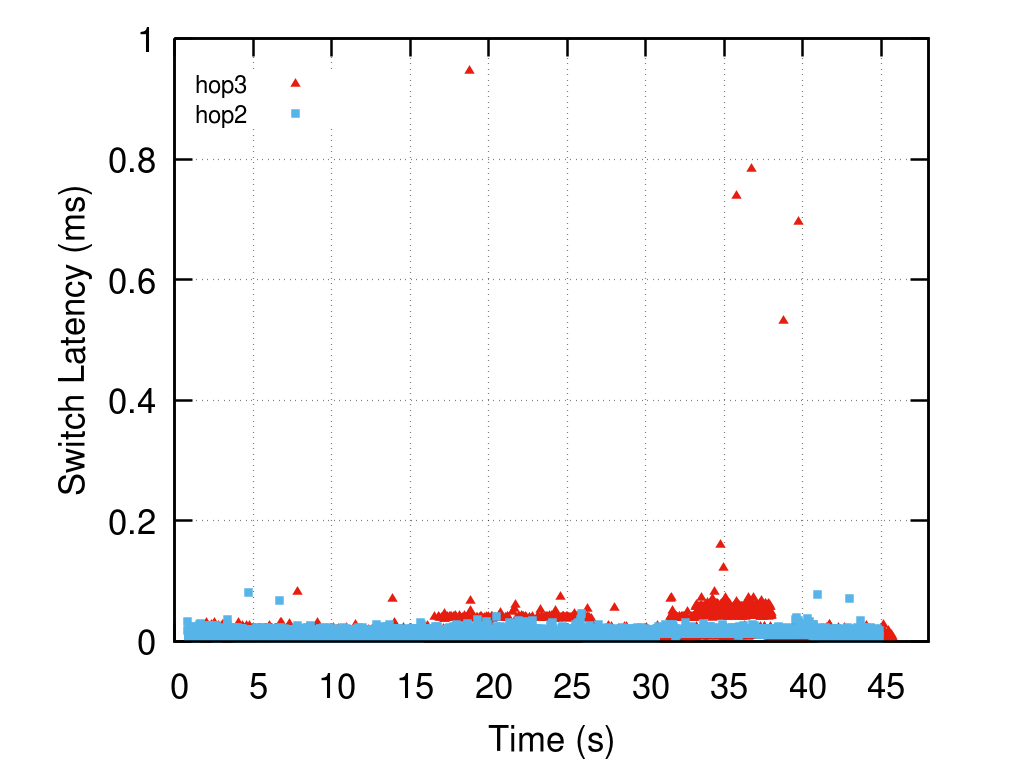

Generate this figure with gnuplot:
reset
set key center at 6, 0.9

set size ratio 0.8


set grid

set xlabel "Time (s)" offset 0,0.3
set ylabel "Switch Latency (ms)" offset 1.7,0

set key font ",18"

set xrange [0:48]
set yrange [0:1.0]
set xtics 0,5,48


plot 'data_hop3_100K.txt' using ($3-1578017231.0):($4/1000.0) title"hop3" lc 7 pt 9 pointsize 1,\
 'data_hop2_100K.txt' using ($3-1578017231.0):($4/1000.0) title"hop2" lc 3 pt 5 pointsize 1


set terminal pngcairo size 1024,768 color solid linewidth 2.5 font "Helvetica,26"

set output "figure_latency_100K.png"


replot

set output
